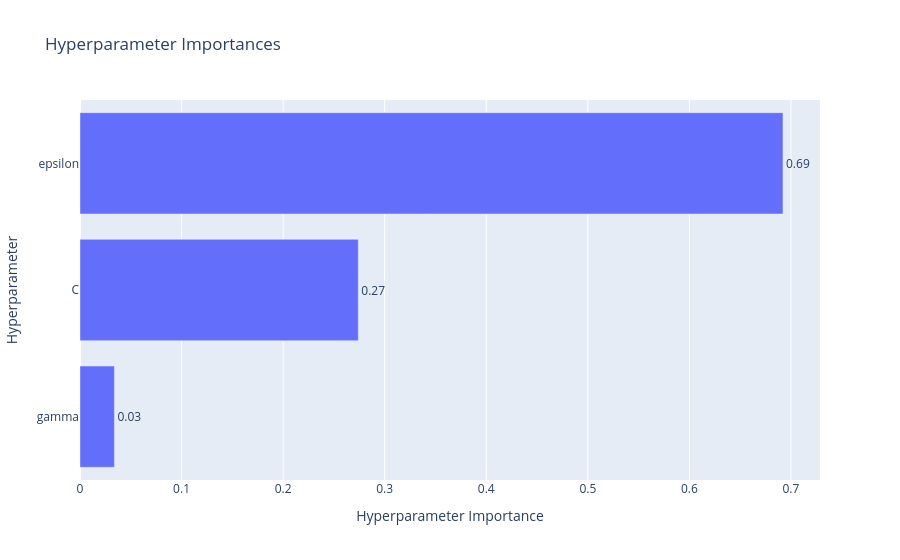

Notebook cell for this chart:
### Code cell
optuna.visualization.plot_param_importances(study_svm)

### Figure 1 — Plotly figure (JSON) as saved in the notebook; plotly's stock layout.template omitted (floating-point values rounded to 4 significant figures)
{"data": [{"cliponaxis": false, "hovertemplate": ["gamma (CategoricalDistribution): 0.03386572868203567<extra></extra>", "C (FloatDistribution): 0.27397562884787324<extra></extra>", "epsilon (FloatDistribution): 0.6921586424700911<extra></extra>"], "name": "Objective Value", "orientation": "h", "text": ["0.03", "0.27", "0.69"], "textposition": "outside", "type": "bar", "x": [0.03387, 0.274, 0.6922], "y": ["gamma", "C", "epsilon"]}], "layout": {"title": {"text": "Hyperparameter Importances"}, "xaxis": {"title": {"text": "Hyperparameter Importance"}}, "yaxis": {"title": {"text": "Hyperparameter"}}}}
